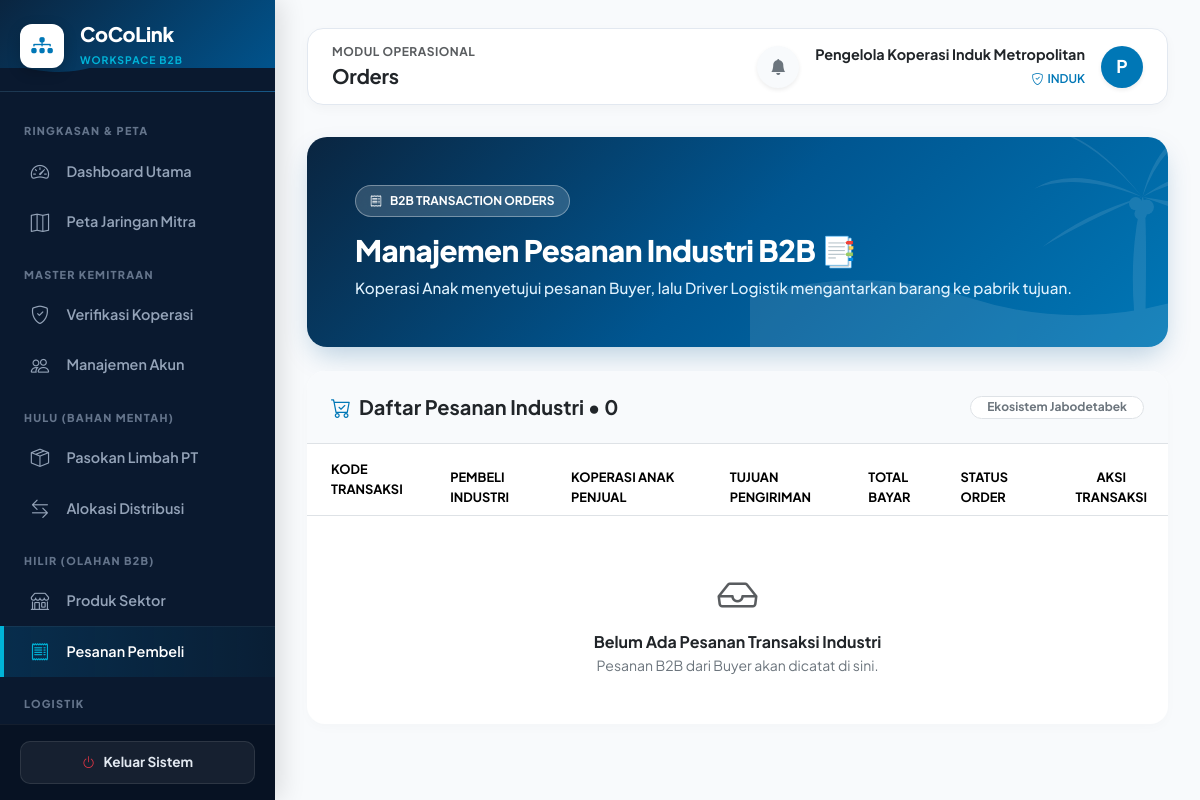
The app's page /index.php?page=orders (signed in) with its own data.
### tables this page shows
CREATE TABLE `users` (
  `id` int(11) NOT NULL,
  `name` varchar(255) NOT NULL,
  `email` varchar(191) NOT NULL,
  `password` varchar(255) NOT NULL,
  `role` enum('super_admin','induk','supplier','coop','buyer','driver') NOT NULL,
  `supplier_id` int(11) DEFAULT NULL,
  `coop_id` int(11) DEFAULT NULL,
  `buyer_id` int(11) DEFAULT NULL,
  `is_active` tinyint(1) DEFAULT 1,
  `created_at` datetime DEFAULT current_timestamp()
);

### app/views/pages.php (called while the page is built, shortened)
<?php
require_once __DIR__ . '/pages/orders.php';
function render_page(string $page, array $u): void {
    render_layout($page, $u, function() use ($page, $u) {
        try {
            match ($page) {
                'dashboard'    => page_dashboard($u),
                'verification' => page_verification($u),
                'accounts'     => page_accounts($u),
                'batches'      => page_batches($u),
                'allocations'  => page_allocations($u),
                'products'     => page_products($u),
                'catalog'      => page_catalog($u),
                'orders'       => page_orders($u),
                'shipments'    => page_shipments($u),
                'maps'         => page_maps($u),
                'reports'      => page_reports(),
                'audit'        => page_audit($u),
                default        => page_dashboard($u)
            };
        } catch (Throwable $e) {
            echo '<div class="alert alert-danger border-0 shadow-sm rounded-4 p-4 my-3">';
            echo '  <div class="d-flex align-items-center gap-2 mb-2">';
            echo '    <i class="bi bi-exclamation-octagon-fill fs-4 text-danger"></i>';
            echo '    <h5 class="fw-bold mb-0 text-dark">Terjadi Kesalahan Database / Sistem</h5>';
            echo '  </div>';
            echo '  <p class="mb-0 text-secondary small" style="font-family: monospace;">' . e($e->getMessage()) . '</p>';
            echo '</div>';
        }
    });
}

### index.php (called while the page is built, shortened)
<?php
require __DIR__ . '/app/bootstrap.php';
require __DIR__ . '/app/actions.php';
require __DIR__ . '/app/views/layout.php';
require __DIR__ . '/app/views/pages.php';
try {
    $u = current_user();
    $page = trim((string)($_GET['page'] ?? 'dashboard'));
    match ($page) {
        'dashboard'    => true,
        'maps'         => true,
        'verification' => must_role(['super_admin', 'induk', 'supplier']),
        'accounts'     => must_role(['super_admin', 'induk', 'supplier']),
        'batches'      => must_role(['super_admin', 'induk', 'supplier']),
        'allocations'  => must_role(['super_admin', 'induk', 'supplier', 'coop']),
        'products'     => must_role(['super_admin', 'induk', 'supplier', 'coop']),
        'catalog'      => must_role(['buyer']),
        'orders'       => must_role(['super_admin', 'induk', 'supplier', 'coop', 'buyer']),
        'shipments'    => must_role(['super_admin', 'induk', 'supplier', 'coop', 'driver', 'buyer']),
        'reports'      => must_role(['super_admin', 'induk', 'supplier']),
        'audit'        => must_role(['super_admin']),
        default        => redirect('dashboard')
    };
    render_page($page, $u);
} catch (Throwable $e) {
    flash($e->getMessage(), 'danger');
    $u = current_user();
    if ($u) {
        render_page('dashboard', $u);
    } else {
        render_public('login');
    }
}

### app/bootstrap.php (called while the page is built, shortened)
<?php
$config = require __DIR__ . '/../config/config.php';
function db(): PDO {
    global $config;
    static $pdo = null;
    if ($pdo === null) {
        $pdo = new PDO(
            'mysql:host=' . $config['db_host'] . ';port=' . $config['db_port'] . ';dbname=' . $config['db_name'] . ';charset=utf8mb4',
            $config['db_user'],
            $config['db_password'],
            [
                PDO::ATTR_ERRMODE            => PDO::ERRMODE_EXCEPTION,
                PDO::ATTR_DEFAULT_FETCH_MODE => PDO::FETCH_ASSOC,
                PDO::ATTR_EMULATE_PREPARES   => false
            ]
        );
    }
    return $pdo;
}
function sql(string $query, array $params = []): PDOStatement {
    $st = db()->prepare($query);
    $st->execute($params);
    return $st;
}
function rows(string $query, array $params = []): array {
    return sql($query, $params)->fetchAll();
}
function one(string $query, array $params = []): ?array {
    $r = sql($query, $params)->fetch();
    return $r ?: null;
}
function e(mixed $v): string {
    return htmlspecialchars((string)($v ?? ''), ENT_QUOTES | ENT_SUBSTITUTE, 'UTF-8');
}
function app_base(): string {
    $dir = str_replace('\\', '/', dirname($_SERVER['SCRIPT_NAME'] ?? '/index.php'));
    return ($dir === '/' || $dir === '.') ? '' : rtrim($dir, '/');
}
function url(string $page = 'dashboard', array $args = []): string {
    return app_base() . '/index.php?' . http_build_query(array_merge(['page' => $page], $args));
}
function current_user(): ?array {
    $u = one('SELECT * FROM users WHERE id=?', [(int)$_SESSION['uid']]);
    return $u;
}
function user(): array {
    $u = current_user();
    return $u;
}
function must_role(array $roles): array {
    $u = user();
    return $u;
}
?>

### app/views/pages/orders.php (the view, shortened to what this page needs)
<?php
function page_orders(array $u): void {
    $isCoop   = $u['role'] === 'coop';
    $isBuyer  = $u['role'] === 'buyer';
    $isDriver = $u['role'] === 'driver';
    $query = "SELECT o.*, b.company_name, b.city AS buyer_city,
              (SELECT c.name FROM order_items i JOIN products p ON p.id=i.product_id JOIN cooperatives c ON c.id=p.coop_id WHERE i.order_id=o.id LIMIT 1) AS coop_name,
              (SELECT c.id FROM order_items i JOIN products p ON p.id=i.product_id JOIN cooperatives c ON c.id=p.coop_id WHERE i.order_id=o.id LIMIT 1) AS coop_id
              FROM orders o
              JOIN buyer_profiles b ON b.id=o.buyer_id";
    if ($isBuyer) {
        $orders = rows($query . " WHERE o.buyer_id=? ORDER BY o.id DESC", [(int)($u['buyer_id'] ?? 0)]);
    } elseif ($isCoop) {
        $orders = rows($query . " WHERE o.id IN (SELECT i2.order_id FROM order_items i2 JOIN products p2 ON p2.id=i2.product_id WHERE p2.coop_id=?) ORDER BY o.id DESC", [(int)($u['coop_id'] ?? 0)]);
    } elseif ($isDriver) {
        $orders = rows($query . " WHERE o.status IN ('approved','assigned','in_transit','delivered') ORDER BY o.id DESC");
    } else {
        $orders = rows($query . " ORDER BY o.id DESC");
    }
?>
<div class="orders-container">
    <div class="card border-0 mb-4 ocean-banner-card">
        <div class="banner-silhouette-bg">
        </div>
        <div class="card-body p-4 p-md-5 position-relative" style="z-index: 1;">
            <div class="d-flex justify-content-between align-items-center flex-wrap gap-3">
                <div>
                    <div class="role-badge-crisp mb-3"><i class="bi bi-receipt"></i> B2B TRANSACTION ORDERS</div>
                    <h2 class="banner-title mb-2">Manajemen Pesanan Industri B2B 📑</h2>
                    <p class="banner-subtitle mb-0">Koperasi Anak menyetujui pesanan Buyer, lalu Driver Logistik mengantarkan barang ke pabrik tujuan.</p>
                </div>
            </div>
        </div>
    </div>
    <div class="card border-0 section-card overflow-hidden">
        <div class="card-body p-0">
            <div class="p-4 border-bottom d-flex justify-content-between align-items-center flex-wrap gap-2" style="background:#F8FAFC;">
                <h5 class="fw-bold mb-0 text-dark"><i class="bi bi-cart-check me-2" style="color:#0077B6"></i>Daftar Pesanan Industri &bull; <?= count($orders) ?></h5>
                <span class="badge bg-white text-secondary border px-3 py-1.5 rounded-pill small">Ekosistem Jabodetabek</span>
            </div>
            <div class="table-responsive">
                <table class="table table-hover align-middle mb-0">
                    <thead style="background:#F1F5F9; font-size:0.8rem; color:#475569; text-transform:uppercase;">
                        <tr>
                            <th class="ps-4 py-3">Kode Transaksi</th>
                            <th>Pembeli Industri</th>
                            <th>Koperasi Anak Penjual</th>
                            <th>Tujuan Pengiriman</th>
                            <th>Total Bayar</th>
                            <th>Status Order</th>
                            <th class="text-center">Aksi Transaksi</th>
                        </tr>
                    </thead>
                </table>
                <?php if (!$orders): ?>
                    <div class="p-5 text-center">
                        <i class="bi bi-inbox fs-1 text-muted d-block mb-2"></i>
                        <h6 class="fw-bold text-dark mb-1">Belum Ada Pesanan Transaksi Industri</h6>
                        <p class="text-secondary small mb-0">Pesanan B2B dari Buyer akan dicatat di sini.</p>
                    </div>
                <?php endif; ?>
            </div>
        </div>
    </div>
</div>
<?php } ?>

### app/views/layout.php (shortened to what this page needs)
<?php
function render_layout(string $page, array $u, callable $contentRenderer): void {
    $menuGroups = [
        'Ringkasan & Peta' => [
            'dashboard'    => ['label' => 'Dashboard Utama', 'icon' => 'bi-speedometer2', 'roles' => ['super_admin', 'induk', 'supplier', 'coop', 'buyer', 'driver']],
            'maps'         => ['label' => 'Peta Jaringan Mitra', 'icon' => 'bi-map', 'roles' => ['super_admin', 'induk', 'supplier', 'coop', 'buyer', 'driver']],
        ],
        'Master Kemitraan' => [
            'verification' => ['label' => 'Verifikasi Koperasi', 'icon' => 'bi-shield-check', 'roles' => ['super_admin', 'induk', 'supplier']],
            'accounts'     => ['label' => 'Manajemen Akun', 'icon' => 'bi-people', 'roles' => ['super_admin', 'induk', 'supplier']],
        ],
        'Hulu (Bahan Mentah)' => [
            'batches'      => ['label' => 'Pasokan Limbah PT', 'icon' => 'bi-box-seam', 'roles' => ['super_admin', 'induk', 'supplier']],
            'allocations'  => ['label' => 'Alokasi Distribusi', 'icon' => 'bi-arrow-left-right', 'roles' => ['super_admin', 'induk', 'supplier', 'coop']],
        ],
        'Hilir (Olahan B2B)' => [
            'products'     => ['label' => 'Produk Sektor', 'icon' => 'bi-shop', 'roles' => ['super_admin', 'induk', 'supplier', 'coop']],
            'catalog'      => ['label' => 'Katalog Industri', 'icon' => 'bi-cart-check', 'roles' => ['buyer']],
            'orders'       => ['label' => 'Pesanan Pembeli', 'icon' => 'bi-receipt', 'roles' => ['super_admin', 'induk', 'supplier', 'coop', 'buyer']],
        ],
        'Logistik' => [
            'shipments'    => ['label' => 'Tracking Armada', 'icon' => 'bi-truck', 'roles' => ['super_admin', 'induk', 'supplier', 'coop', 'driver', 'buyer']],
        ],
        'Sistem Utama' => [
            'reports'      => ['label' => 'Laporan Lanjutan', 'icon' => 'bi-file-earmark-bar-graph', 'roles' => ['super_admin']],
            'audit'        => ['label' => 'Audit Log Aktivitas', 'icon' => 'bi-journal-text', 'roles' => ['super_admin']],
        ]
    ];
?>
<!doctype html>
<html lang="id">
<head>
    <link href="https://cdn.jsdelivr.net/npm/bootstrap@5.3.2/dist/css/bootstrap.min.css" rel="stylesheet">
    <link rel="stylesheet" href="https://cdn.jsdelivr.net/npm/bootstrap-icons@1.11.2/font/bootstrap-icons.min.css">
</head>
<body>
<div class="wrapper">
    <aside class="sidebar" id="sidebar">
        <div class="sidebar-brand d-flex align-items-center gap-3">
            <div class="logo-box">
                <div class="logo-fallback" style="display:none;">
                    <i class="bi bi-diagram-3-fill"></i>
                </div>
            </div>
            <div style="position:relative; z-index:2;">
                <h5 class="fw-extrabold text-white mb-0" style="letter-spacing: -0.3px; font-weight:800;">CoCoLink</h5>
                <small style="color: var(--ocean-accent); font-size: 0.65rem; letter-spacing:1px; font-weight:700;">
                    <?= ($u['role'] ?? '') === 'super_admin' ? 'MASTER SYSTEM' : 'WORKSPACE B2B' ?>
                </small>
            </div>
        </div>
        <nav class="sidebar-scroll" id="sidebarNav">
            <?php foreach ($menuGroups as $groupName => $items): ?>
                <?php
                    $hasAccess = false;
                    foreach ($items as $item) {
                        if (in_array(($u['role'] ?? ''), $item['roles'], true)) {
                            $hasAccess = true;
                            break;
                        }
                    }
                ?>
                <?php if ($hasAccess): ?>
                    <div class="sidebar-heading text-uppercase"><?= e($groupName) ?></div>
                    <?php foreach ($items as $key => $item): ?>
                        <?php if (in_array(($u['role'] ?? ''), $item['roles'], true)): ?>
                            <a href="<?= url($key) ?>" class="nav-link-coco <?= $page === $key ? 'active' : '' ?>">
                                <i class="bi <?= $item['icon'] ?> nav-icon"></i>
                                <span><?= e($item['label']) ?></span>
                            </a>
                        <?php endif; ?>
                    <?php endforeach; ?>
                <?php endif; ?>
            <?php endforeach; ?>
        </nav>
        <div class="sidebar-footer">
            <form method="post" action="<?= url('login') ?>">
                <button type="submit" class="btn-logout-coco">
                    <i class="bi bi-power text-danger"></i>
                    <span>Keluar Sistem</span>
                </button>
            </form>
        </div>
    </aside>
    <main class="main-content">
        <header class="top-navbar d-flex justify-content-between align-items-center">
            <div class="d-flex align-items-center gap-3">
                <div class="d-none d-sm-block">
                    <div class="text-muted" style="font-size:0.75rem; font-weight:700; letter-spacing:0.5px;">MODUL OPERASIONAL</div>
                    <strong class="text-dark fs-5 capitalize" style="letter-spacing:-0.3px;"><?= e(ucwords(str_replace('_', ' ', $page))) ?></strong>
                </div>
            </div>
            <div class="d-flex align-items-center gap-2 gap-md-3">
                <div class="dropdown">
                    <button class="btn btn-light position-relative rounded-circle p-2 border-0 shadow-sm" type="button" data-bs-toggle="dropdown" aria-expanded="false" style="width: 42px; height: 42px; background: #F8FAFC;">
                        <i class="bi bi-bell-fill text-secondary fs-6"></i>
                    </button>
                </div>
                <div class="d-none d-md-block text-end">
                    <div class="fw-bold text-dark" style="font-size:0.9rem;"><?= e($u['name'] ?? 'User') ?></div>
                    <span class="fw-semibold" style="font-size:0.75rem; color:var(--ocean-primary);"><i class="bi bi-shield-check me-1"></i><?= e(strtoupper($u['role'] ?? 'GUEST')) ?></span>
                </div>
                <div class="text-white rounded-circle d-flex justify-content-center align-items-center fw-bold shadow-sm" style="width:42px; height:42px; font-size:1.1rem; background: var(--ocean-primary);">
                    <?= strtoupper(substr(($u['name'] ?? 'U'), 0, 1)) ?>
                </div>
            </div>
        </header>
        <?php $contentRenderer(); ?>
    </main>
</div>
</body>
</html>
<?php
}

### records on screen
users: name "Pengelola Koperasi Induk Metropolitan", role "INDUK", name "P"

### other values on screen
$groupName "RINGKASAN & PETA"
$item['label'] "Dashboard Utama"
$item['label'] "Peta Jaringan Mitra"
$groupName "MASTER KEMITRAAN"
$item['label'] "Verifikasi Koperasi"
$item['label'] "Manajemen Akun"
$groupName "HULU (BAHAN MENTAH)"
$item['label'] "Pasokan Limbah PT"
$item['label'] "Alokasi Distribusi"
$groupName "HILIR (OLAHAN B2B)"
$item['label'] "Produk Sektor"
$item['label'] "Pesanan Pembeli"
$groupName "LOGISTIK"
str_replace('_', ' ', $page) "Orders"
count($orders) "0"
